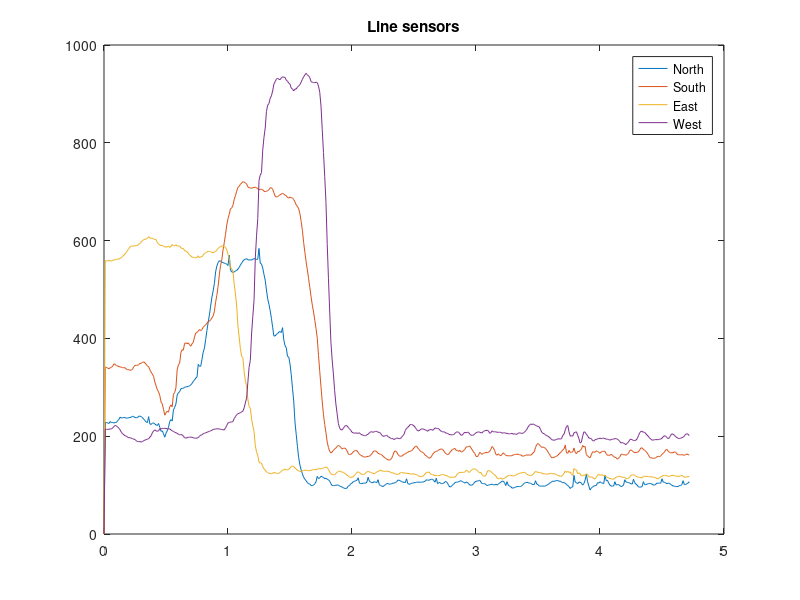
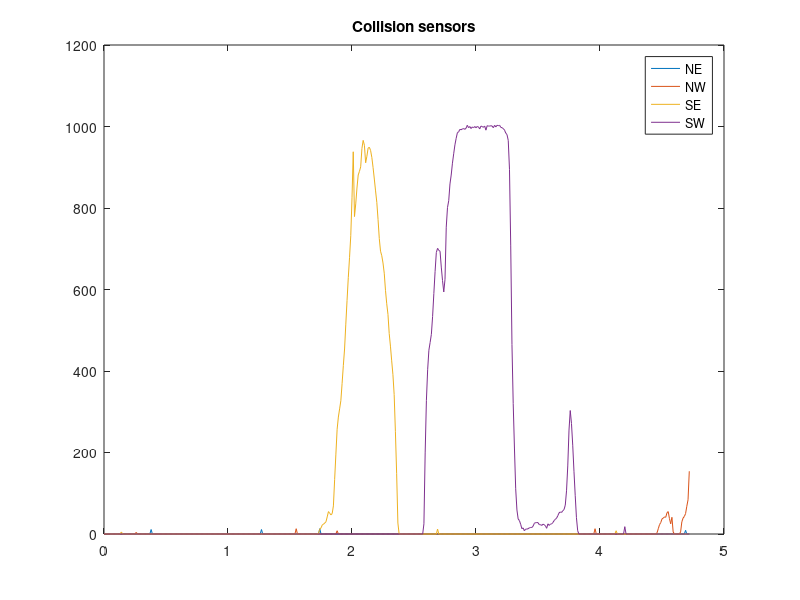
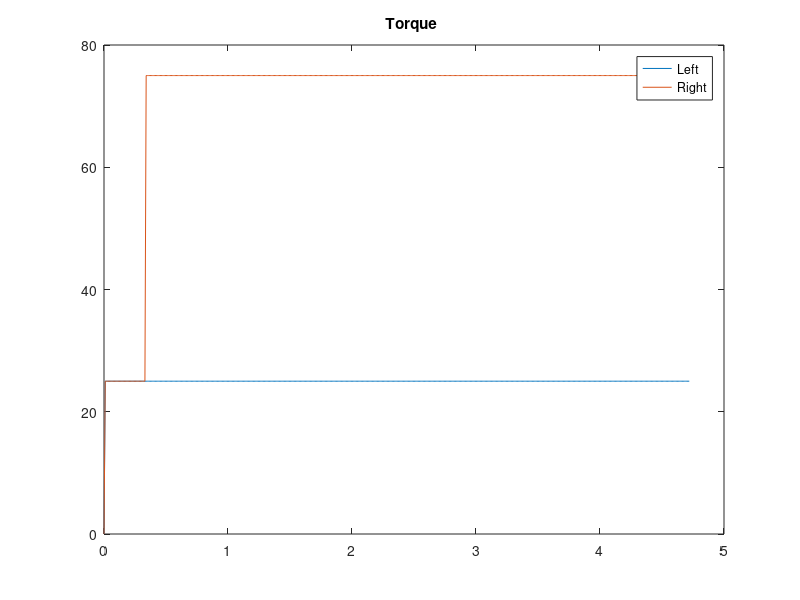
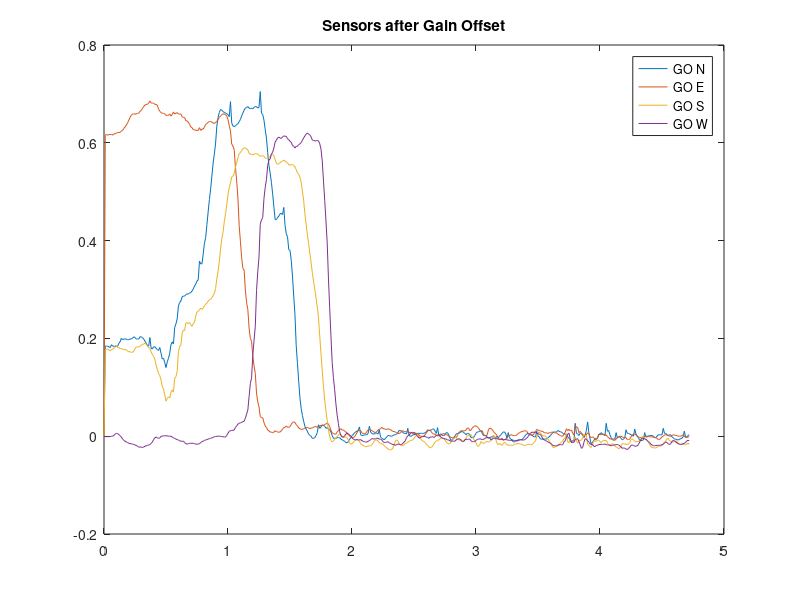

The MATLAB source for these figures, in order:
v = dlmread("RV_trace.txt");

leftpos = rot90(v(:, 8));
rightpos = rot90(v(:, 9));
leftdc = rot90(v(:, 5));
rightdc = rot90(v(:, 7));
leftdir = rot90(v(:, 4));
rightdir = rot90(v(:, 6));

north = rot90(v(:, 22));
east = rot90(v(:, 23));
south = rot90(v(:, 24));
west = rot90(v(:, 25));

col_ne = rot90(v(:, 18));
col_se = rot90(v(:, 19));
col_sw = rot90(v(:, 20));
col_nw = rot90(v(:, 21));

tq_left = rot90(v(:, 5));
tq_right = rot90(v(:, 7));



T = [0:columns(leftpos)-1];
T = [ T .* 0.01 ];

figure(1);
plot (T, north, T, south, T, east, T, west);
title("Line sensors");
legend ("North", "South", "East", "West");

figure(2);
plot (T, col_ne, T, col_nw, T, col_se, T, col_sw);
title("Collision sensors");
legend ("NE", "NW", "SE", "SW");

figure(3);
plot (T, tq_left, T, tq_right);
title("Torque ");
legend ("Left", "Right");


c_s_raw_n = rot90(v(:, 27));
c_s_raw_e = rot90(v(:, 28));
c_s_raw_s = rot90(v(:, 29));
c_s_raw_w = rot90(v(:, 30));

c_s_go_n = rot90(v(:, 31)); 
c_s_go_e = rot90(v(:, 32)); 
c_s_go_s = rot90(v(:, 33)); 
c_s_go_w = rot90(v(:, 34)); 

c_s_flt_n = rot90(v(:, 35)); 
c_s_flt_e = rot90(v(:, 36)); 
c_s_flt_s = rot90(v(:, 37)); 
c_s_flt_w = rot90(v(:, 38)); 

c_a_in_l =  rot90(v(:, 39)); 
c_a_in_r =  rot90(v(:, 40)); 

c_a_out_l =  rot90(v(:, 41)); 
c_a_out_r =  rot90(v(:, 42)); 

c_c_err = rot90(v(:, 48)); 
c_c_out_raw = rot90(v(:, 49)); 
c_c_out_norm = rot90(v(:, 50)); 

c_c_pid_in = rot90(v(:, 43)); 
c_c_pid_p = rot90(v(:, 44)); 
c_c_pid_i = rot90(v(:, 45)); 
c_c_pid_d = rot90(v(:, 46)); 
c_c_pid_out = rot90(v(:, 47)); 

figure(4);
plot (
      T, c_s_go_n, 
      T, c_s_go_e, 
      T, c_s_go_s, 
      T, c_s_go_w);
title("Sensors after Gain Offset");
legend (
        "GO N", 
        "GO E",
        "GO S",
        "GO W");

figure(5);
plot (T, c_s_flt_n, 
      T, c_s_flt_e, 
      T, c_s_flt_s, 
      T, c_s_flt_w);
title("Sensors after filter");
legend ("Flt N", 
        "Flt E",
        "Flt S",
        "Flt W");

figure(6);
title("Controller");
plot (T, c_c_err, 
      T, c_c_out_raw, 
      T, c_c_out_norm);
legend("error",
       "out(raw)",
       "out(norm");

figure(7);
title("Actuator");
plot(T, c_a_in_l, 
     T, c_a_in_r, 
     T, c_a_out_l, 
     T, c_a_out_r);
legend("in L", "in R", "out L", "out R");
